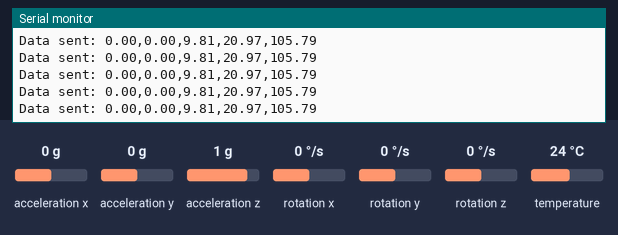
Bench run of a sketch on a simulated ESP32. On the bench: the last lines printed to the serial monitor. Inputs (shaded band) come from the test bench; at power-on: acceleration x 0 g, acceleration y 0 g, acceleration z 1 g, rotation x 0 °/s, rotation y 0 °/s, rotation z 0 °/s, temperature 24 °C. WiFi joins after 1.5 s; servers stay silent unless stated.

Above: at 3.2 s.
3.3 s: acceleration x set to -0.8 g
At 4.3 s:
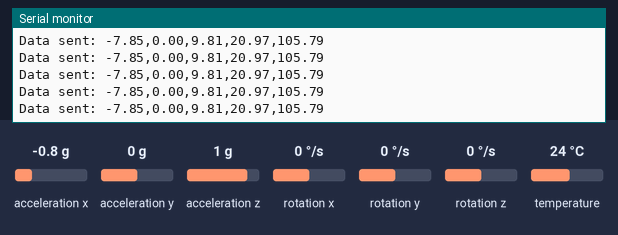
6.3 s: acceleration y set to -1.4 g
At 6.8 s:
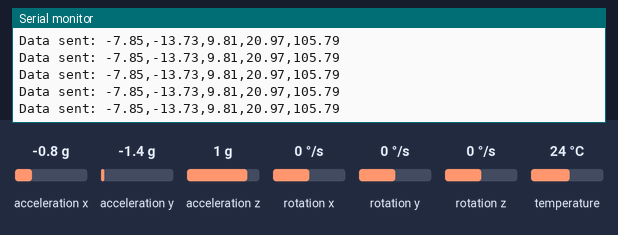
7.8 s: acceleration z set to -1.4 g
At 8.9 s:
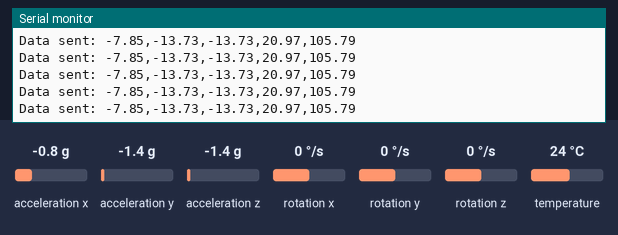

Measured:
- after the input at 3.3 s, the serial monitor: prints a new line at once (image 1)
- after the input at 6.3 s, the serial monitor: prints a new line at once (image 2)
- after the input at 7.8 s, the serial monitor: prints a new line at once (image 3)

The sketch:

udp.ino
```cpp
#include <WiFi.h>
#include <WiFiUdp.h>
#include <Adafruit_MPU6050.h>
#include <Adafruit_Sensor.h>

// Thông tin mạng Wi-Fi
const char* ssid = "TP-Link_3C11"; // Thay bằng tên Wi-Fi của bạn
const char* password = "00099769"; // Thay bằng mật khẩu Wi-Fi của bạn

// Cổng và địa chỉ IP của thiết bị Android
const char* androidIp = "192.168.0.107"; // Thay bằng địa chỉ IP của thiết bị Android
const int androidPort = 2205; // Cổng mà Android lắng nghe

WiFiUDP udp;
Adafruit_MPU6050 mpu;


// Biến để lưu trữ các giá trị cảm biến
float Lat = 20.9716; // Giá trị latitude
float Lng = 105.7870; // Giá trị longitude

void setup() {
    Serial.begin(115200);

    // Kết nối đến Wi-Fi
    WiFi.begin(ssid, password);
    while (WiFi.status() != WL_CONNECTED) {
        delay(1000);
        Serial.println("Connecting to WiFi...");
    }
    Serial.println("Connected to WiFi");

    // Thử khởi tạo MPU6050
    if (!mpu.begin()) {
        Serial.println("Failed to find MPU6050 chip");
        while (1) {
            delay(10);
        }
    }
    Serial.println("MPU6050 Found!");

    // Đặt dải gia tốc là +-8G
    mpu.setAccelerometerRange(MPU6050_RANGE_8_G);
    // Đặt dải gyro là +- 500 deg/s
    mpu.setFilterBandwidth(MPU6050_BAND_21_HZ);
}

void loop() {
    // Lấy các sự kiện cảm biến mới với các giá trị
    sensors_event_t a, g, temp;
    mpu.getEvent(&a, &g, &temp);

    // Tạo thông điệp dưới dạng chuỗi
     String Data = String(a.acceleration.x) + "," + String(a.acceleration.y) + "," + String(a.acceleration.z) + "," + String(Lat) + "," + String(Lng);

    // Gửi dữ liệu đến ứng dụng Android qua UDP
    udp.beginPacket(androidIp, androidPort);
    udp.print(Data);
    udp.endPacket();


    Serial.println("Data sent: " + Data);
    delay(20);
}
```
